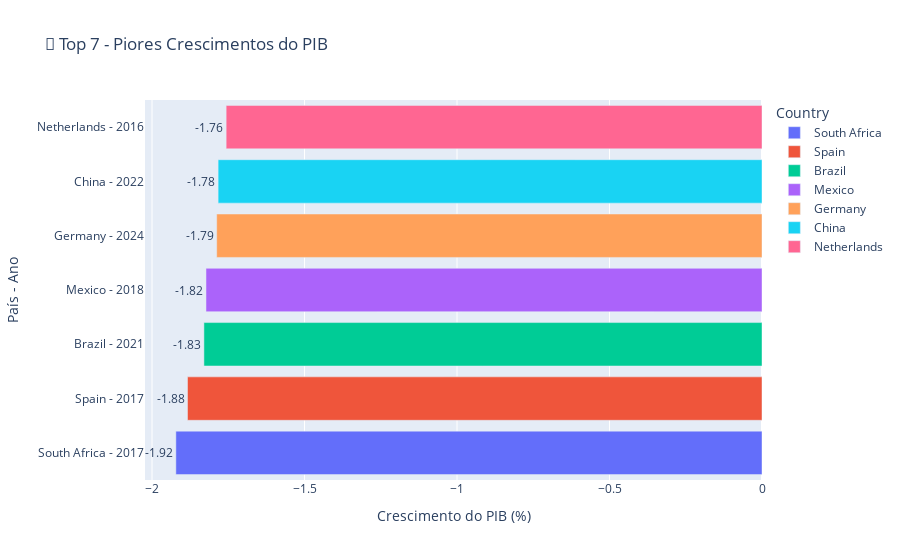

This figure's notebook cell:
### Code cell
# Grafico que referência os 7 piores PIBs dos paises independente do ano
bottom_7 = df.sort_values(by="GDP Growth (%)", ascending=True).head(7)

# Ordenar em ordem crescente de PIB (
bottom_7 = bottom_7.sort_values(by="GDP Growth (%)")

# Gráfico
fig_bottom = px.bar(
    bottom_7,
    x="GDP Growth (%)",
    y=bottom_7["Country"] + " - " + bottom_7["Year"].astype(str),  # País + Ano no eixo Y
    color="Country",
    orientation="h",
    text="GDP Growth (%)",
    hover_data=["Year"],
    title="🔻 Top 7 - Piores Crescimentos do PIB "
)
fig_bottom.update_traces(texttemplate="%{text:.2f}", textposition="outside")
fig_bottom.update_layout(yaxis_title="País - Ano", xaxis_title="Crescimento do PIB (%)")
fig_bottom.show()

### Figure 1 — Plotly figure (JSON) as saved in the notebook; plotly's stock layout.template omitted (floating-point values rounded to 4 significant figures)
{"data": [{"alignmentgroup": "True", "customdata": [[2017]], "hovertemplate": "Country=South Africa<br>GDP Growth (%)=%{text}<br>y=%{y}<br>Year=%{customdata[0]}<extra></extra>", "legendgroup": "South Africa", "marker": {"color": "#636efa", "pattern": {"shape": ""}}, "name": "South Africa", "offsetgroup": "South Africa", "orientation": "h", "showlegend": true, "text": [-1.922], "textposition": "outside", "texttemplate": "%{text:.2f}", "type": "bar", "x": [-1.922], "xaxis": "x", "y": ["South Africa - 2017"], "yaxis": "y"}, {"alignmentgroup": "True", "customdata": [[2017]], "hovertemplate": "Country=Spain<br>GDP Growth (%)=%{text}<br>y=%{y}<br>Year=%{customdata[0]}<extra></extra>", "legendgroup": "Spain", "marker": {"color": "#EF553B", "pattern": {"shape": ""}}, "name": "Spain", "offsetgroup": "Spain", "orientation": "h", "showlegend": true, "text": [-1.884], "textposition": "outside", "texttemplate": "%{text:.2f}", "type": "bar", "x": [-1.884], "xaxis": "x", "y": ["Spain - 2017"], "yaxis": "y"}, {"alignmentgroup": "True", "customdata": [[2021]], "hovertemplate": "Country=Brazil<br>GDP Growth (%)=%{text}<br>y=%{y}<br>Year=%{customdata[0]}<extra></extra>", "legendgroup": "Brazil", "marker": {"color": "#00cc96", "pattern": {"shape": ""}}, "name": "Brazil", "offsetgroup": "Brazil", "orientation": "h", "showlegend": true, "text": [-1.83], "textposition": "outside", "texttemplate": "%{text:.2f}", "type": "bar", "x": [-1.83], "xaxis": "x", "y": ["Brazil - 2021"], "yaxis": "y"}, {"alignmentgroup": "True", "customdata": [[2018]], "hovertemplate": "Country=Mexico<br>GDP Growth (%)=%{text}<br>y=%{y}<br>Year=%{customdata[0]}<extra></extra>", "legendgroup": "Mexico", "marker": {"color": "#ab63fa", "pattern": {"shape": ""}}, "name": "Mexico", "offsetgroup": "Mexico", "orientation": "h", "showlegend": true, "text": [-1.823], "textposition": "outside", "texttemplate": "%{text:.2f}", "type": "bar", "x": [-1.823], "xaxis": "x", "y": ["Mexico - 2018"], "yaxis": "y"}, {"alignmentgroup": "True", "customdata": [[2024]], "hovertemplate": "Country=Germany<br>GDP Growth (%)=%{text}<br>y=%{y}<br>Year=%{customdata[0]}<extra></extra>", "legendgroup": "Germany", "marker": {"color": "#FFA15A", "pattern": {"shape": ""}}, "name": "Germany", "offsetgroup": "Germany", "orientation": "h", "showlegend": true, "text": [-1.788], "textposition": "outside", "texttemplate": "%{text:.2f}", "type": "bar", "x": [-1.788], "xaxis": "x", "y": ["Germany - 2024"], "yaxis": "y"}, {"alignmentgroup": "True", "customdata": [[2022]], "hovertemplate": "Country=China<br>GDP Growth (%)=%{text}<br>y=%{y}<br>Year=%{customdata[0]}<extra></extra>", "legendgroup": "China", "marker": {"color": "#19d3f3", "pattern": {"shape": ""}}, "name": "China", "offsetgroup": "China", "orientation": "h", "showlegend": true, "text": [-1.783], "textposition": "outside", "texttemplate": "%{text:.2f}", "type": "bar", "x": [-1.783], "xaxis": "x", "y": ["China - 2022"], "yaxis": "y"}, {"alignmentgroup": "True", "customdata": [[2016]], "hovertemplate": "Country=Netherlands<br>GDP Growth (%)=%{text}<br>y=%{y}<br>Year=%{customdata[0]}<extra></extra>", "legendgroup": "Netherlands", "marker": {"color": "#FF6692", "pattern": {"shape": ""}}, "name": "Netherlands", "offsetgroup": "Netherlands", "orientation": "h", "showlegend": true, "text": [-1.757], "textposition": "outside", "texttemplate": "%{text:.2f}", "type": "bar", "x": [-1.757], "xaxis": "x", "y": ["Netherlands - 2016"], "yaxis": "y"}], "layout": {"barmode": "relative", "legend": {"title": {"text": "Country"}, "tracegroupgap": 0}, "title": {"text": "🔻 Top 7 - Piores Crescimentos do PIB "}, "xaxis": {"anchor": "y", "domain": [0, 1], "title": {"text": "Crescimento do PIB (%)"}}, "yaxis": {"anchor": "x", "domain": [0, 1], "title": {"text": "País - Ano"}}}}
